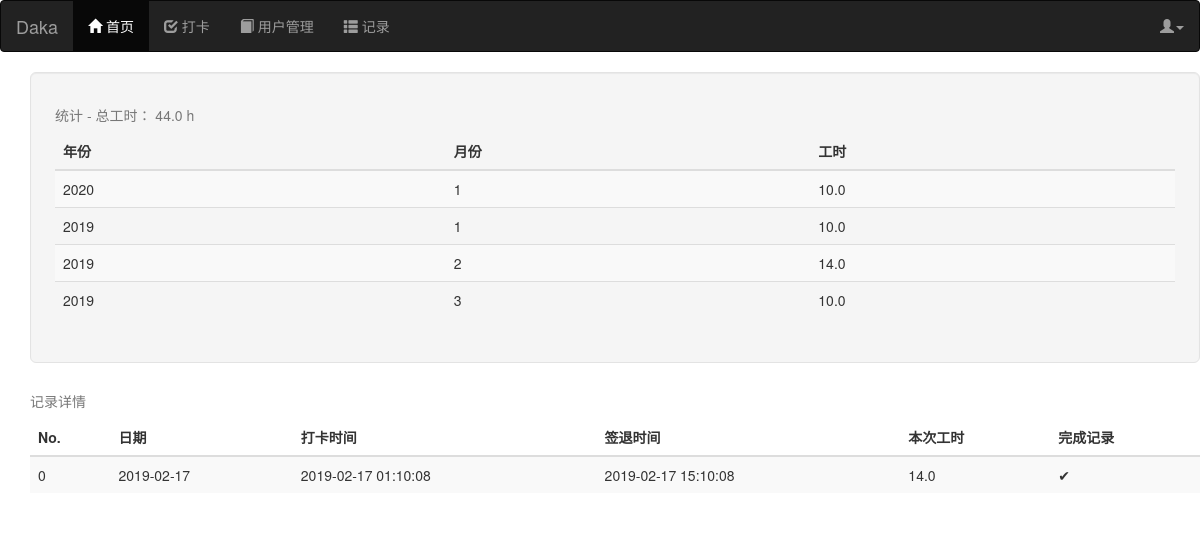
Page /main/record?year=2019&month=2 (signed in) on the committed database.
### app/models.py (models this page shows, shortened)
class Record(db.Model):
    __tablename__="records"
    id=db.Column(db.Integer,primary_key=True)
    date=db.Column(db.Date,index=True)
    year=db.Column(db.Integer)
    month=db.Column(db.Integer)
    clock_in_time=db.Column(db.DateTime)
    clock_out_time=db.Column(db.DateTime)
    clock_out=db.Column(db.Boolean,default=False)
    hours=db.Column(db.Float,default=0)
    user_id=db.Column(db.Integer,db.ForeignKey("users.id"),index=True)

### app/main/views.py (the view)
@main.route("/record")
@login_required
def record():
    year=request.args.get("year",0)
    month=request.args.get("month",0)
    user=User.query.filter_by(id=current_user.id).first()
    data=generate_summary_data(user)
    worktime=Record.query.filter_by(user=user).with_entities(func.sum(Record.hours)).first()[0]
    records=Record.query.filter_by(user=user,year=year,month=month).order_by(Record.date.desc()).all()
    return render_template("main/record.html",records=enumerate(records),data=data,worktime=worktime)

### app/main/views.py (called while the page is built)
def generate_summary_data(user):
    ret=[]
    user_query=Record.query.filter_by(user=user)
    years=user_query.with_entities(func.distinct(Record.year)).all()
    for year in years:
        months=user_query.filter_by(year=year[0]).with_entities(func.distinct(Record.month)).all()
        for month in months:
            node={
                "year":year[0],
                "month":month[0],
                "worktime":user_query.filter_by(year=year[0],month=month[0]).with_entities(func.sum(Record.hours)).first()[0]
            }
            ret.append(node)
    return ret

### app/models.py (called while the page is built)
@login_manager.user_loader
def load_user(user_id):
    return User.query.get(int(user_id))

    def can(self,permissions):
        return self.role is not None and (self.role.permissions & permissions)==permissions

    def is_admin(self):
        return self.can(Permission.ADMINISTER)

### app/templates/main/record.html (shortened to what this page needs)
{% extends "base.html" %}
{% block page_content %}
<div class="container">
    <div class="row">
        <div class="well well-lg pre-scrollable">
            <table class="table table-striped">
                <caption>统计 - 总工时： {{ worktime | round(2,"floor") }} h</caption>
                <thead>
                    <tr>
                        <th>年份</th>
                        <th>月份</th>
                        <th>工时</th>
                    </tr>
                </thead>
                <tbody>
                    {% for i in data %}
                    <tr onclick="location.href='/main/record?year={{ i.year }}&month={{ i.month }}';">
                        <td>{{ i.year }}</td>
                        <td>{{ i.month }}</td>
                        <td>{{ i.worktime | round(2,"floor") }}</td>
                    </tr>
                    {% endfor %}
                </tbody>
            </table>
        </div>
        <div class="pre-scrollable">
            <table class="table table-striped">
                <caption>记录详情</caption>
                <thead>
                    <tr>
                        <th>No.</th>
                        <th>日期</th>
                        <th>打卡时间</th>
                        <th>签退时间</th>
                        <th>本次工时</th>
                        <th>完成记录</th>
                    </tr>
                </thead>
                <tbody>
                    {% for i,r in records %}
                    <tr>
                        <td>{{ i }}</td>
                        <td>{{ r.date }}</td>
                        <td>{{ r.clock_in_time }}</td>
                        <td>{{ r.clock_out_time }}</td>
                        <td>{{ r.hours | round(2,"floor") }}</td>
                        {% if r.clock_out %}
                        <td>✔</td>
                        {% else %}
                        <td>❌</td>
                        {% endif %}
                    </tr>
                    {% endfor %}
                </tbody>
            </table>
        </div>
    </div>
</div>
{% endblock %}

### rows in the picture
Record: i "0", date "2019-02-17", clock_in_time "2019-02-17 01:10:08", clock_out_time "2019-02-17 15:10:08", hours "14.0"

### other values in the picture
{{ worktime | round(2,"floor") }} "44.0"
{{ i.year }} "2020" "2019" "2019" "2019"
{{ i.month }} "1" "1" "2" "3"
{{ i.worktime | round(2,"floor") }} "10.0" "10.0" "14.0" "10.0"
